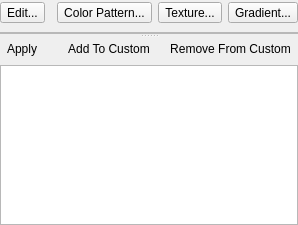
<ui version="4.0" >
 <comment>*********************************************************************
**
** Copyright (C) 1992-2008 Trolltech ASA. All rights reserved.
**
** This file is part of the Qt Designer of the Qt Toolkit.
**
** This file may be used under the terms of the GNU General Public
** License versions 2.0 or 3.0 as published by the Free Software
** Foundation and appearing in the files LICENSE.GPL2 and LICENSE.GPL3
** included in the packaging of this file.  Alternatively you may (at
** your option) use any later version of the GNU General Public
** License if such license has been publicly approved by Trolltech ASA
** (or its successors, if any) and the KDE Free Qt Foundation. In
** addition, as a special exception, Trolltech gives you certain
** additional rights. These rights are described in the Trolltech GPL
** Exception version 1.2, which can be found at
** http://www.trolltech.com/products/qt/gplexception/ and in the file
** GPL_EXCEPTION.txt in this package.
**
** Please review the following information to ensure GNU General
** Public Licensing requirements will be met:
** http://trolltech.com/products/qt/licenses/licensing/opensource/. If
** you are unsure which license is appropriate for your use, please
** review the following information:
** http://trolltech.com/products/qt/licenses/licensing/licensingoverview
** or contact the sales department at sales@trolltech.com.
**
** In addition, as a special exception, Trolltech, as the sole
** copyright holder for Qt Designer, grants users of the Qt/Eclipse
** Integration plug-in the right for the Qt/Eclipse Integration to
** link to functionality provided by Qt Designer and its related
** libraries.
**
** This file is provided "AS IS" with NO WARRANTY OF ANY KIND,
** INCLUDING THE WARRANTIES OF DESIGN, MERCHANTABILITY AND FITNESS FOR
** A PARTICULAR PURPOSE. Trolltech reserves all rights not expressly
** granted herein.
**
** This file is provided AS IS with NO WARRANTY OF ANY KIND, INCLUDING THE
** WARRANTY OF DESIGN, MERCHANTABILITY AND FITNESS FOR A PARTICULAR PURPOSE.
**
*********************************************************************</comment>
 <class>qdesigner_internal::QtBrushEditor</class>
 <widget class="QWidget" name="qdesigner_internal::QtBrushEditor" >
  <property name="geometry" >
   <rect>
    <x>0</x>
    <y>0</y>
    <width>172</width>
    <height>177</height>
   </rect>
  </property>
  <property name="windowTitle" >
   <string>Form</string>
  </property>
  <layout class="QVBoxLayout" >
   <property name="margin" >
    <number>0</number>
   </property>
   <property name="spacing" >
    <number>6</number>
   </property>
   <item>
    <widget class="QSplitter" name="splitter" >
     <property name="orientation" >
      <enum>Qt::Vertical</enum>
     </property>
     <widget class="QWidget" name="topLayoutWidget" >
      <layout class="QGridLayout" >
       <property name="margin" >
        <number>0</number>
       </property>
       <property name="spacing" >
        <number>6</number>
       </property>
       <item row="0" column="0" >
        <widget class="QToolButton" name="editToolButton" >
         <property name="text" >
          <string>Edit...</string>
         </property>
        </widget>
       </item>
       <item row="0" column="4" >
        <widget class="QToolButton" name="gradientToolButton" >
         <property name="toolTip" >
          <string>Edit Gradient</string>
         </property>
         <property name="text" >
          <string>Gradient...</string>
         </property>
        </widget>
       </item>
       <item row="0" column="1" >
        <spacer>
         <property name="orientation" >
          <enum>Qt::Horizontal</enum>
         </property>
         <property name="sizeHint" >
          <size>
           <width>40</width>
           <height>26</height>
          </size>
         </property>
        </spacer>
       </item>
       <item row="1" column="0" colspan="5" >
        <widget class="QFrame" name="frame" >
         <property name="frameShape" >
          <enum>QFrame::StyledPanel</enum>
         </property>
         <property name="frameShadow" >
          <enum>QFrame::Raised</enum>
         </property>
         <layout class="QVBoxLayout" >
          <property name="margin" >
           <number>0</number>
          </property>
          <property name="spacing" >
           <number>6</number>
          </property>
          <item>
           <widget class="qdesigner_internal::QtBrushWidget" name="brushWidget" />
          </item>
         </layout>
        </widget>
       </item>
       <item row="0" column="2" >
        <widget class="QToolButton" name="patternToolButton" >
         <property name="toolTip" >
          <string>Edit Color Pattern</string>
         </property>
         <property name="text" >
          <string>Color Pattern...</string>
         </property>
        </widget>
       </item>
       <item row="0" column="3" >
        <widget class="QToolButton" name="textureToolButton" >
         <property name="toolTip" >
          <string>Edit Texture</string>
         </property>
         <property name="text" >
          <string>Texture...</string>
         </property>
        </widget>
       </item>
      </layout>
     </widget>
     <widget class="QWidget" name="bottomLayoutWidget" >
      <layout class="QGridLayout" >
       <property name="margin" >
        <number>0</number>
       </property>
       <property name="spacing" >
        <number>6</number>
       </property>
       <item row="1" column="0" colspan="4" >
        <widget class="QListWidget" name="listWidget" >
         <property name="minimumSize" >
          <size>
           <width>0</width>
           <height>160</height>
          </size>
         </property>
        </widget>
       </item>
       <item row="0" column="3" >
        <widget class="QToolButton" name="removeButton" >
         <property name="toolTip" >
          <string>Remove From Custom</string>
         </property>
         <property name="text" >
          <string>Remove From Custom</string>
         </property>
         <property name="autoRaise" >
          <bool>true</bool>
         </property>
        </widget>
       </item>
       <item row="0" column="1" >
        <spacer>
         <property name="orientation" >
          <enum>Qt::Horizontal</enum>
         </property>
         <property name="sizeHint" >
          <size>
           <width>92</width>
           <height>20</height>
          </size>
         </property>
        </spacer>
       </item>
       <item row="0" column="2" >
        <widget class="QToolButton" name="addToCustomButton" >
         <property name="toolTip" >
          <string>Add To Custom</string>
         </property>
         <property name="text" >
          <string>Add To Custom</string>
         </property>
         <property name="autoRaise" >
          <bool>true</bool>
         </property>
        </widget>
       </item>
       <item row="0" column="0" >
        <widget class="QToolButton" name="applyButton" >
         <property name="toolTip" >
          <string>Apply Custom</string>
         </property>
         <property name="text" >
          <string>Apply</string>
         </property>
         <property name="autoRaise" >
          <bool>true</bool>
         </property>
        </widget>
       </item>
      </layout>
     </widget>
    </widget>
   </item>
  </layout>
 </widget>
 <customwidgets>
  <customwidget>
   <class>qdesigner_internal::QtBrushWidget</class>
   <extends>QFrame</extends>
   <header>qtbrushwidget.h</header>
  </customwidget>
 </customwidgets>
 <tabstops>
  <tabstop>patternToolButton</tabstop>
  <tabstop>textureToolButton</tabstop>
  <tabstop>gradientToolButton</tabstop>
 </tabstops>
 <resources/>
 <connections/>
</ui>
